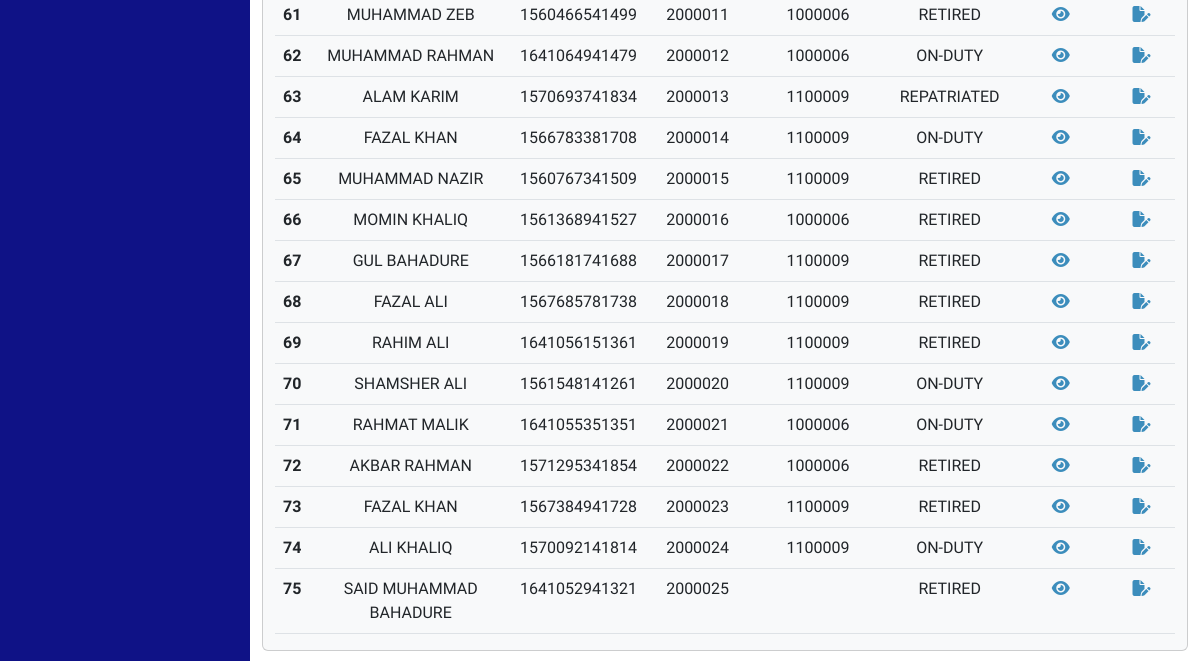
The page /hradmin/EmployementData.php (signed in, lower part) on the database as committed earlier.
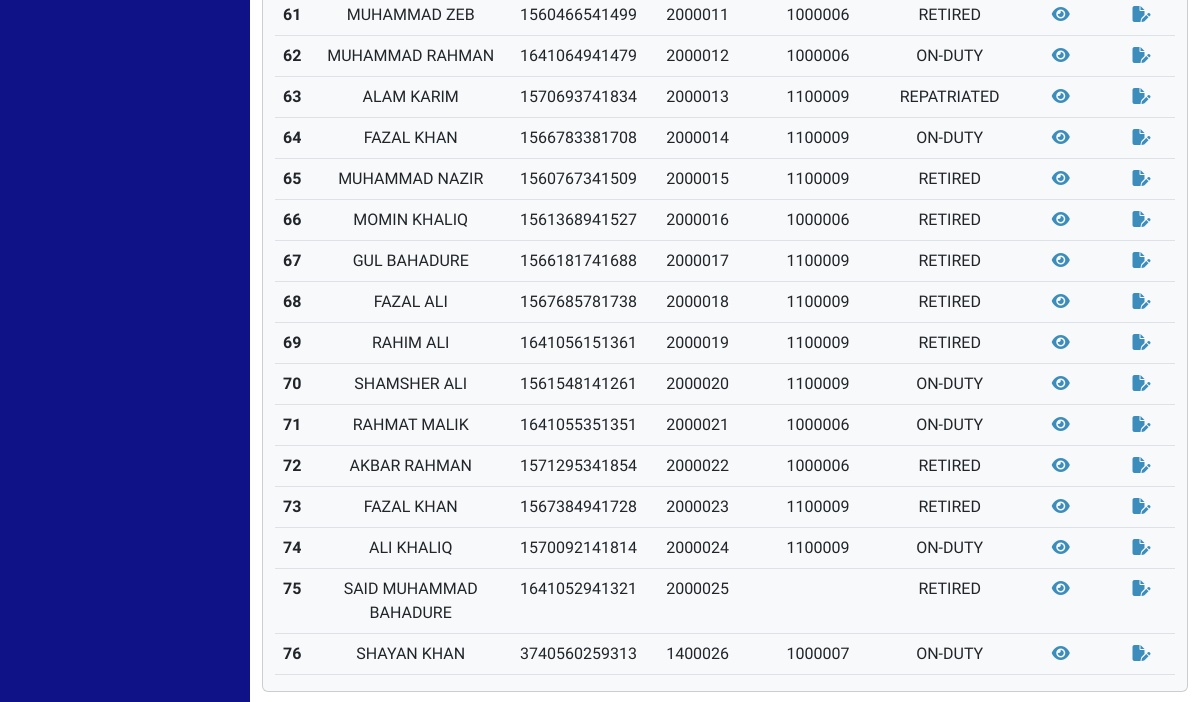
The same page on the database as committed later.
### tables this page shows
CREATE TABLE `employeedata` (
  `Id` int(11) NOT NULL,
  `image` varchar(255) DEFAULT NULL,
  `fName` varchar(255) DEFAULT NULL,
  `mName` varchar(255) DEFAULT NULL,
  `lName` varchar(255) DEFAULT NULL,
  `father_Name` varchar(255) DEFAULT NULL,
  `CNIC` varchar(15) DEFAULT NULL,
  `email` varchar(255) DEFAULT NULL,
  `pAddress` varchar(255) DEFAULT NULL,
  `cAddress` varchar(255) DEFAULT NULL,
  `city` varchar(255) DEFAULT NULL,
  `postAddress` varchar(255) DEFAULT NULL,
  `mNumber` varchar(15) DEFAULT NULL,
  `ofphNumber` varchar(15) DEFAULT NULL,
  `Alternate_Number` varchar(15) DEFAULT NULL,
  `DofB` varchar(20) DEFAULT NULL,
  `religion` varchar(255) DEFAULT NULL,
  `gender` varchar(10) DEFAULT NULL,
  `BlGroup` varchar(5) DEFAULT NULL,
  `Domicile` varchar(255) DEFAULT NULL,
  `MaritalStatus` varchar(255) DEFAULT NULL,
  `NextofKin` varchar(255) DEFAULT NULL,
  `NextofKinCellNumber` varchar(15) DEFAULT NULL,
  `ContactPerson` varchar(255) DEFAULT NULL,
  `CPCN` varchar(15) DEFAULT NULL,
  `Employement_Group` varchar(255) DEFAULT NULL,
  `Employee_Class` varchar(255) DEFAULT NULL,
  `Employee_Group` varchar(255) DEFAULT NULL,
  `Employee_Sub_Group` varchar(255) DEFAULT NULL,
  `Employee_Quota` varchar(255) DEFAULT NULL,
  `Salary_Bank` varchar(255) DEFAULT NULL,
  `Salary_Branch` varchar(255) DEFAULT NULL,
  `Account_No` varchar(255) DEFAULT NULL,
  `Pay_Type` varchar(255) DEFAULT NULL,
  `EOBI_No` varchar(255) DEFAULT NULL,
  `Bill_Walved_Off` varchar(255) DEFAULT NULL,
  `Weekly_Working_Days` int(11) DEFAULT NULL,
  `Bill_Waived_Off` varchar(255) DEFAULT NULL,
  `Employee_Pay_Classification` varchar(255) DEFAULT NULL,
  `Grade` varchar(255) DEFAULT NULL,
  `Department` varchar(255) DEFAULT NULL,
  `Job_Tiltle` varchar(255) DEFAULT NULL,
  `Salary_Mode` varchar(255) DEFAULT NULL,
  `Status` varchar(255) DEFAULT 'NEW',
  `EmployeeNo` int(11) DEFAULT NULL,
  `Employee_Manager` int(11) DEFAULT NULL,
  `Joining_Date` varchar(20) DEFAULT NULL,
  `Contract_Expiry_Date` varchar(20) DEFAULT NULL,
  `Last_Working_Date` varchar(20) DEFAULT NULL,
  `Attendance_Supervisor` int(11) DEFAULT NULL,
  `Duty_Location` varchar(255) DEFAULT NULL,
  `Duty_Point` varchar(255) DEFAULT NULL,
  `TypeEmp` varchar(255) DEFAULT NULL,
  `type` varchar(255) DEFAULT NULL,
  `DY_Supervisor` varchar(255) DEFAULT NULL,
  `leaveAlreadyAvailed` int(255) NOT NULL DEFAULT 34
);

### hradmin/EmployementData.php (the view, shortened to what this page needs)
<?php
if (!isset($_SESSION['loginid']) || !isset($_SESSION['EmployeeNumber']) || $_SESSION['Designation'] != 'HR manager') {
  error_log("Unauthorized access attempt. User: {$_SESSION['loginid']}");
  header("Location: ../logout.php");
  exit;
} else
  {
?>
<!DOCTYPE html>
<html lang="en">
<head>
</head>
<body>
  <div id="main">
    <div class="container-fluid py-5">
      <div class="row">
        <div class="col-lg-12">
          <div class="card card2 text-center bg-light">
            <div class="container">
                <table class="table">
                    <tbody>
                    <?php
                    include ('link/desigene/db.php');
                    $select = mysqli_query($conn,"SELECT * FROM `employeedata`");
                    if(mysqli_num_rows($select)>0){
                    while($see=mysqli_fetch_array($select)){
                    $IdUpdate=$see ['Id'];
                    $ifupdate=mysqli_query($conn,"SELECT * FROM `employeedataupdate` WHERE `IdUpdate`=$IdUpdate && `status`='IN PROCESS'");
                    if(mysqli_num_rows($ifupdate)>0){
                      $dataupdate='<i class="fa-solid fa-spinner fa-spin"></i>';
                    }else{
                      $dataupdate=$see ['Status'] ." ".$NEW;
                    }
                    ?>
                        <tr>
                        <th scope="row"><?php echo $see ['Id'] ?></th>
                        <td><?php echo $see ['fName'];?> <?php echo $see ['mName'];?> <?php echo $see ['lName']?></td>
                        <td><?php echo $see ['CNIC']?></td>
                        <td><?php echo $see ['EmployeeNo'] ?><?php echo $see ['EmployeeNowssp'] ?></td>
                        <td><?php echo $see ['Employee_Manager'] ?><?php echo $see ['Employee_Manager_tma'] ?></td>
                        <td><?php echo $dataupdate?></td>
                        <td><a href="profile.php?updat=<?php echo $see['EmployeeNo']?>" ><i class="fa-solid fa-eye"></i></a></td>
                        <td><a href="updateemp.php?id=<?php echo $see['Id']?>"><i class="fa-solid fa-file-pen"></i></a></td>
                        </tr>
                        <?php
                    }}
                    else{
                      echo 'error';
                    }
                    ?>
                    </tbody>
                </table>
            </div>
        </div>
        </div>
      </div>
    </div>
  </div>
</body>
</html>
<?php }?>

Rows that differ between the two databases and show on the page:
added employeedata: Id "76", fName "SHAYAN", lName "KHAN", CNIC "3740560259313", EmployeeNo "1400026", Employee_Manager "1000007", Status "ON-DUTY"
